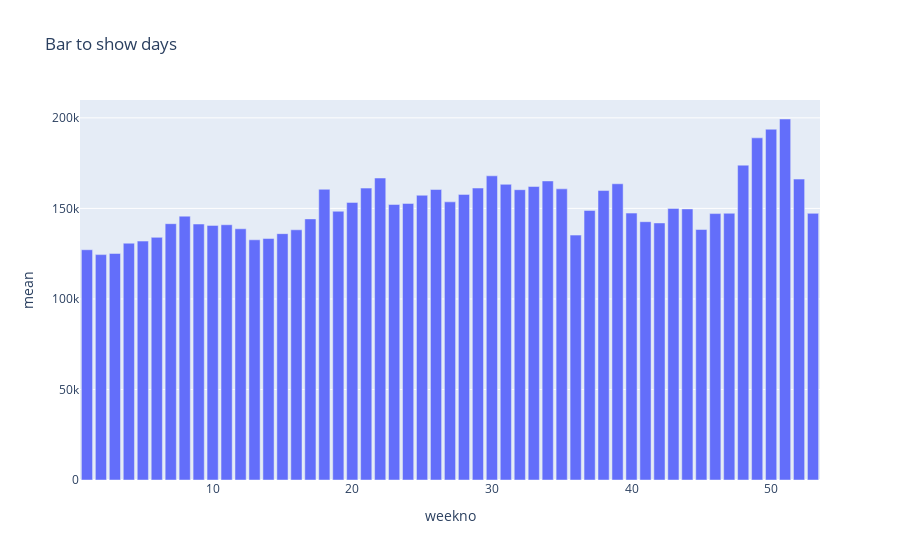

Notebook source saved alongside this figure:
### Code cell
fig = px.bar(create_sum_df(footfalldf)['week'],
              title="Bar to show days",
             y='mean')

fig.show()

### Figure 1 — Plotly figure (JSON) as saved in the notebook; plotly's stock layout.template omitted (floating-point values rounded to 4 significant figures)
{"data": [{"alignmentgroup": "True", "hovertemplate": "weekno=%{x}<br>mean=%{y}<extra></extra>", "legendgroup": "", "marker": {"color": "#636efa"}, "name": "", "offsetgroup": "", "orientation": "v", "showlegend": false, "textposition": "auto", "type": "bar", "x": [1, 2, 3, 4, 5, 6, 7, 8, 9, 10, 11, 12, 13, 14, 15, 16, 17, 18, 19, 20, 21, 22, 23, 24, 25, 26, 27, 28, 29, 30, 31, 32, 33, 34, 35, 36, 37, 38, 39, 40, 41, 42, 43, 44, 45, 46, 47, 48, 49, 50, 51, 52, 53], "xaxis": "x", "y": [127200.0, 124500.0, 125100.0, 130800.0, 132000.0, 134000.0, 141600.0, 145700.0, 141400.0, 140600.0, 141000.0, 138700.0, 132700.0, 133400.0, 136000.0, 138200.0, 144200.0, 160500.0, 148400.0, 153300.0, 161200.0, 166800.0, 152200.0, 152800.0, 157300.0, 160400.0, 153600.0, 157700.0, 161200.0, 168000.0, 163300.0, 160300.0, 162100.0, 165200.0, 160800.0, 135300.0, 148900.0, 159900.0, 163600.0, 147400.0, 142700.0, 142000.0, 150000.0, 149700.0, 138300.0, 147100.0, 147300.0, 173900.0, 189000.0, 193700.0, 199400.0, 166200.0, 147300.0], "yaxis": "y"}], "layout": {"barmode": "relative", "legend": {"tracegroupgap": 0}, "title": {"text": "Bar to show days"}, "xaxis": {"anchor": "y", "domain": [0, 1], "title": {"text": "weekno"}}, "yaxis": {"anchor": "x", "domain": [0, 1], "title": {"text": "mean"}}}}
